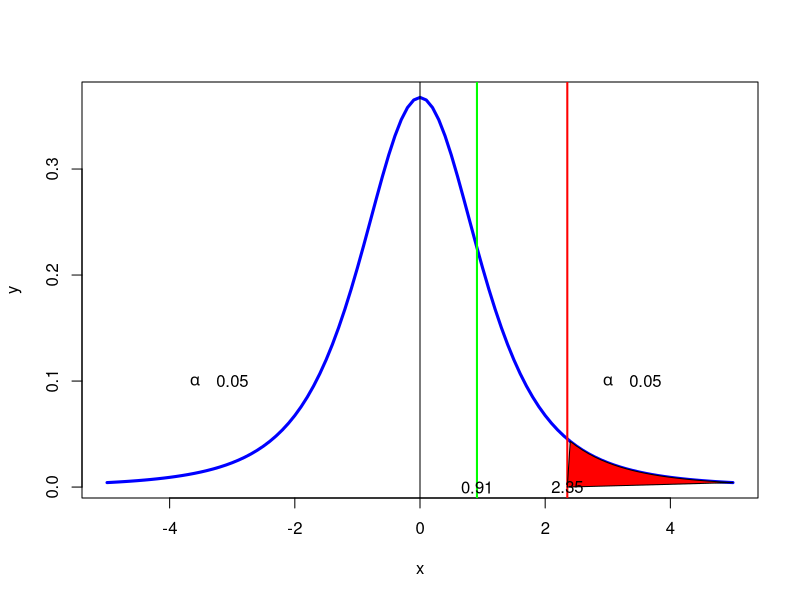

R code for this plot:
#page no : 439-440
w_lift<-data.frame(weight=c("play1","play2","play3","play4"),
                  before=c(205,241,338,368),
                  after=c(295,252,330,360))
w_lift$diff=w_lift$after-w_lift$before
xbar=round(mean(w_lift$diff),3)
w_lift$dbarsq=(w_lift$diff-xbar)^2
View(w_lift)
n=4
sumxbar=round(sum(w_lift$dbarsq),2)
s=round(sqrt(sumxbar/(n-1)),2)
SE=round(s/sqrt(n),2)
df=n-1
t_stat=round((xbar-0)/SE,2)
alpha=0.05
t_critical=qt(1-alpha,df=n-1)
print(paste("t critical= ",round(t_critical,3)))
print(paste("t static= ",round(t_stat,3)))
p_value=pnorm(t_stat)
if(t_stat>t_critical)
{
  print("Reject H0")
}else
{
  print("Accept H0")
}
dfs <- n-1
x <- seq(-5,5,0.1)
y <- dt(x,dfs)
plot(x,y,type='l',lwd=3,col='blue',xlab='x')
abline(v=0)
abline(v=t_critical,lwd=2,col='red')
abline(v=t_stat,lwd=2,col='green')
polygon(c(x[x>=t_critical],t_critical ),c(y[x>=t_critical],0),col="red")
text(t_critical,0,round(t_critical,2))
text(t_stat,0,round(t_stat,2))
text(3.0,0.1,expression(alpha))
text(3.6,0.1,alpha)
text(-3.6,0.1,expression(alpha))
text(-3.0,0.1,alpha)
